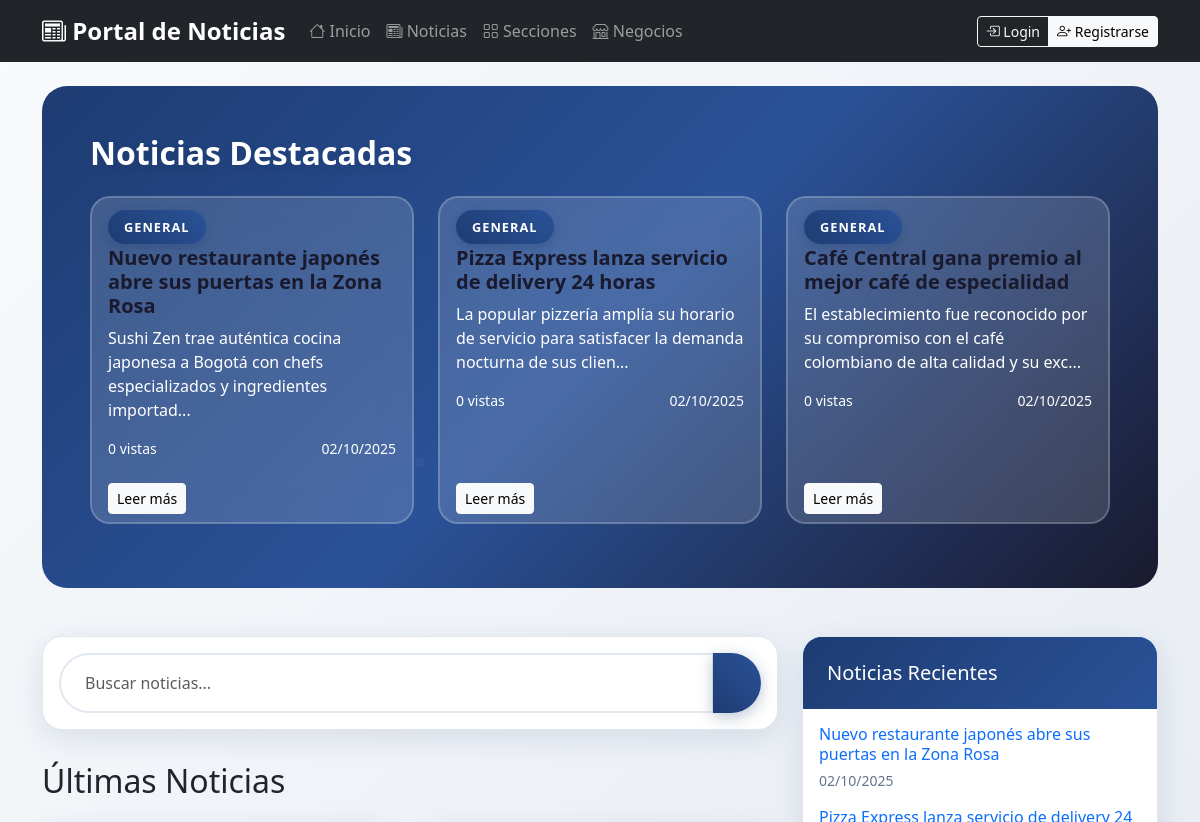
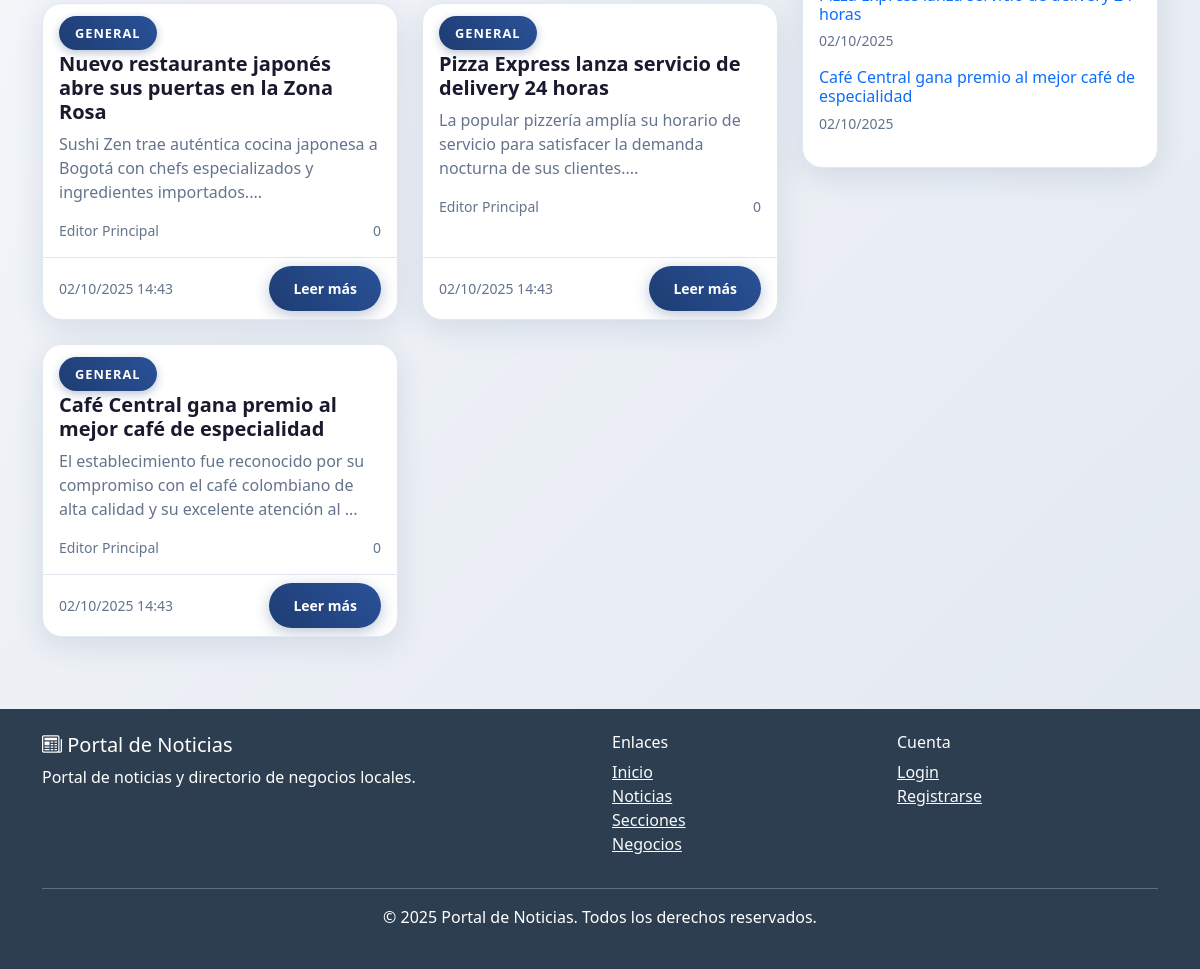
The page /clone/portal_noticias/news on the database its author committed (2 pictures, top to bottom).
### tables this page shows
CREATE TABLE `news` (
  `id` int(10) UNSIGNED NOT NULL,
  `title` varchar(255) NOT NULL,
  `slug` varchar(300) NOT NULL,
  `summary` varchar(500) DEFAULT NULL,
  `content` longtext NOT NULL,
  `published_at` datetime DEFAULT NULL,
  `is_published` tinyint(1) NOT NULL DEFAULT 0,
  `author_id` int(10) UNSIGNED DEFAULT NULL,
  `featured_image` varchar(255) DEFAULT NULL,
  `views` int(10) UNSIGNED NOT NULL DEFAULT 0,
  `created_at` timestamp NOT NULL DEFAULT current_timestamp(),
  `updated_at` timestamp NULL DEFAULT NULL ON UPDATE current_timestamp()
);

### controllers/NewsController.php (called while the page is built, shortened)
<?php
require_once 'models/News.php';
class NewsController {
    private $newsModel;
    public function __construct($database) {
        $this->newsModel = new News($database);
    }
    public function index($segments = []) {
        try {
            $page = isset($_GET['page']) ? max(1, intval($_GET['page'])) : 1;
            $limit = 12;
            $offset = ($page - 1) * $limit;
            $news = $this->newsModel->getPublished($limit, $offset) ?? [];
            $featuredNews = $this->newsModel->getFeatured(3) ?? [];
            $latestNews = $this->newsModel->getLatest(5) ?? [];
            include 'views/news/index.php';
        } catch (Exception $e) {
            echo "Error al cargar noticias: " . $e->getMessage();
        }
    }
}
?>

### models/News.php (called while the page is built, shortened)
<?php
class News {
    private $db;
    public function __construct($database) {
        $this->db = $database;
    }
    public function getAll($limit = null, $offset = 0, $publishedOnly = false) {
        $sql = "SELECT n.*, COALESCE(u.full_name, u.username, 'Admin') as author_name,
                       n.summary as excerpt,
                       CASE WHEN n.is_published = 1 THEN 'published' ELSE 'draft' END as status,
                       0 as featured, 'general' as category, 0 as views
                FROM news n
                LEFT JOIN users u ON n.author_id = u.id";
        $params = [];
        if ($publishedOnly) {
            $sql .= " WHERE n.is_published = 1";
        }
        $sql .= " ORDER BY n.created_at DESC";
        if ($limit) {
            $sql .= " LIMIT ? OFFSET ?";
            $params[] = $limit;
            $params[] = $offset;
        }
        return $this->db->fetchAll($sql, $params);
    }
    public function getPublished($limit = null, $offset = 0) {
        return $this->getAll($limit, $offset, true);
    }
    public function getLatest($limit = 5) {
        $sql = "SELECT n.*, COALESCE(u.full_name, u.username, 'Admin') as author_name,
                       n.summary as excerpt,
                       CASE WHEN n.is_published = 1 THEN 'published' ELSE 'draft' END as status,
                       0 as featured, 'general' as category, 0 as views
                FROM news n
                LEFT JOIN users u ON n.author_id = u.id
                WHERE n.is_published = 1
                ORDER BY n.created_at DESC
                LIMIT ?";
        return $this->db->fetchAll($sql, [$limit]);
    }
    public function getFeatured($limit = 3) {
        $sql = "SELECT n.*, COALESCE(u.full_name, u.username, 'Admin') as author_name,
                       n.summary as excerpt,
                       CASE WHEN n.is_published = 1 THEN 'published' ELSE 'draft' END as status,
                       1 as featured, 'general' as category, 0 as views
                FROM news n
                LEFT JOIN users u ON n.author_id = u.id
                WHERE n.is_published = 1
                ORDER BY n.created_at DESC
                LIMIT ?";
        return $this->db->fetchAll($sql, [$limit]);
    }
}
?>

### config/MeekroDB.php (called while the page is built, shortened)
<?php
class MeekroDB {
    public static $host = 'localhost';
    public static $port = 3306;
    public static $dbName = '';
    public static $user = '';
    public static $password = '';
    public static $encoding = 'utf8mb4';
    protected static $instance;
    protected static $mysqliInstance;
    public static function get() {
        if (!self::$instance) {
            self::$instance = new self();
        }
        return self::$instance;
    }
    public function __construct() {
        if (!self::$mysqliInstance) {
            self::$mysqliInstance = new mysqli(
                self::$host,
                self::$user,
                self::$password,
                self::$dbName,
                self::$port
            );
            self::$mysqliInstance->set_charset(self::$encoding);
        }
    }
    public static function query($query, ...$params) {
        $stmt = self::$mysqliInstance->prepare($query);
        if (!empty($params)) {
            $types = '';
            $values = [];
            foreach ($params as $param) {
                if (is_int($param)) {
                    $types .= 'i';
                } elseif (is_float($param)) {
                    $types .= 'd';
                } else {
                    $types .= 's';
                }
                $values[] = $param;
            }
            $stmt->bind_param($types, ...$values);
        }
        $stmt->execute();
        return $stmt;
    }
    public static function queryAllRows($query, ...$params) {
        $stmt = self::query($query, ...$params);
        $result = $stmt->get_result();
        if ($result) {
            return $result->fetch_all(MYSQLI_ASSOC);
        }
        return [];
    }
}
?>

### config/Database.php (called while the page is built, shortened)
<?php
require_once __DIR__ . '/MeekroDB.php';
class Database {
    public function fetchAll($sql, $params = []) {
        try {
            if (empty($params)) {
                return MeekroDB::queryAllRows($sql);
            } else {
                return MeekroDB::queryAllRows($sql, ...$params);
            }
        } catch (Exception $e) {
            throw new Exception('Error en consulta: ' . $e->getMessage());
        }
    }
}
?>

### views/news/index.php (the view, shortened to what this page needs)
    <div class="container mt-4">
        <?php if (!empty($featuredNews)): ?>
        <div class="featured-news">
            <h2 class="mb-4"><i class="fas fa-star"></i> Noticias Destacadas</h2>
            <div class="row">
                <?php foreach ($featuredNews as $featured): ?>
                <div class="col-md-4 mb-3">
                    <div class="card featured-card h-100">
                        <div class="card-body text-white">
                            <span class="category-badge"><?php echo htmlspecialchars($featured['category']); ?></span>
                            <h5 class="card-title mt-2"><?php echo htmlspecialchars($featured['title']); ?></h5>
                            <p class="card-text"><?php echo htmlspecialchars(substr($featured['excerpt'], 0, 100)) . '...'; ?></p>
                            <div class="d-flex justify-content-between align-items-center">
                                <small><i class="fas fa-eye"></i> <?php echo number_format($featured['views']); ?> vistas</small>
                                <small><i class="fas fa-calendar"></i> <?php echo date('d/m/Y', strtotime($featured['created_at'])); ?></small>
                            </div>
                        </div>
                        <div class="card-footer bg-transparent border-0">
                            <a href="index.php?controller=news&action=show&slug=<?php echo htmlspecialchars($featured['slug']); ?>"
                               class="btn btn-light btn-sm">
                                <i class="fas fa-arrow-right"></i> Leer más
                            </a>
                        </div>
                    </div>
                </div>
                <?php endforeach; ?>
            </div>
        </div>
        <?php endif; ?>
        <div class="row">
            <div class="col-lg-8">
                <div class="card sidebar-card">
                    <div class="card-body">
                        <form method="GET" action="index.php">
                            <div class="input-group">
                                <input type="text" name="q" class="form-control search-box"
                                       placeholder="Buscar noticias..."
                                       value="<?php echo isset($_GET['q']) ? htmlspecialchars($_GET['q']) : ''; ?>">
                                <button class="btn btn-primary" type="submit">
                                </button>
                            </div>
                        </form>
                    </div>
                </div>
                <h2 class="mb-4"><i class="fas fa-newspaper"></i> Últimas Noticias</h2>
                <?php if (!empty($news)): ?>
                <div class="row">
                    <?php foreach ($news as $noticia): ?>
                    <div class="col-md-6 mb-4">
                        <div class="card news-card">
                            <div class="card-body">
                                <span class="category-badge"><?php echo isset($noticia['category']) ? htmlspecialchars($noticia['category']) : 'General'; ?></span>
                                <h5 class="card-title mt-2"><?php echo isset($noticia['title']) ? htmlspecialchars($noticia['title']) : 'Sin título'; ?></h5>
                                <p class="card-text text-muted">
                                    <?php echo isset($noticia['excerpt']) ? htmlspecialchars(substr($noticia['excerpt'], 0, 120)) . '...' : 'Sin descripción disponible'; ?>
                                </p>
                                <div class="d-flex justify-content-between align-items-center text-muted">
                                    <small>
                                        <?php echo htmlspecialchars($noticia['author_name'] ?? 'Autor'); ?>
                                    </small>
                                    <small>
                                        <?php echo number_format($noticia['views']); ?>
                                    </small>
                                </div>
                            </div>
                            <div class="card-footer bg-transparent">
                                <div class="d-flex justify-content-between align-items-center">
                                    <small class="text-muted">
                                        <?php echo date('d/m/Y H:i', strtotime($noticia['created_at'])); ?>
                                    </small>
                                    <a href="index.php?controller=news&action=show&slug=<?php echo htmlspecialchars($noticia['slug']); ?>"
                                       class="btn btn-primary btn-sm">
                                        <i class="fas fa-arrow-right"></i> Leer más
                                    </a>
                                </div>
                            </div>
                        </div>
                    </div>
                    <?php endforeach; ?>
                </div>
                <?php endif; ?>
            </div>
            <div class="col-lg-4">
                <?php if (!empty($latestNews)): ?>
                <div class="card sidebar-card">
                    <div class="card-header bg-primary text-white">
                        <h5 class="mb-0"><i class="fas fa-clock"></i> Noticias Recientes</h5>
                    </div>
                    <div class="card-body">
                        <?php foreach ($latestNews as $recent): ?>
                        <div class="d-flex mb-3">
                            <div class="flex-grow-1">
                                <h6 class="mb-1">
                                    <a href="index.php?controller=news&action=show&slug=<?php echo htmlspecialchars($recent['slug']); ?>"
                                       class="text-decoration-none">
                                        <?php echo htmlspecialchars(substr($recent['title'], 0, 80)) . (strlen($recent['title']) > 80 ? '...' : ''); ?>
                                    </a>
                                </h6>
                                <small class="text-muted">
                                    <?php echo date('d/m/Y', strtotime($recent['created_at'])); ?>
                                </small>
                            </div>
                        </div>
                        <?php endforeach; ?>
                    </div>
                </div>
                <?php endif; ?>
            </div>
        </div>
    </div>
<?php
include dirname(__DIR__) . '/layout/main.php';
?>

### views/layout/main.php (style rules this page uses)
.news-card { transition: transform 0.3s ease; }

### views/news/index.php (style rules this page uses)
.news-card { transition: all 0.4s cubic-bezier(0.4, 0, 0.2, 1); height: 100%; border: none; border-radius: 20px; overflow: hidden; box-shadow: 0 8px 30px rgba(30, 60, 114, 0.12); background: white; border: 1px solid #e2e8f0; }
.featured-news { background: linear-gradient(135deg, #1e3c72 0%, #2a5298 50%, #1a1a2e 100%); color: white; border-radius: 25px; padding: 3rem; margin-bottom: 3rem; position: relative; overflow: hidden; }
.featured-news::before { content: ''; position: absolute; top: 0; left: 0; right: 0; bottom: 0; opacity: 0.3; }
.featured-card { background: rgba(255,255,255,0.15); backdrop-filter: blur(15px); border: 2px solid rgba(255,255,255,0.2); border-radius: 20px; transition: all 0.4s ease; overflow: hidden; }
.sidebar-card { border: none; box-shadow: 0 8px 30px rgba(30, 60, 114, 0.12); border-radius: 20px; margin-bottom: 2rem; background: white; border: 1px solid #e2e8f0; overflow: hidden; }
.sidebar-card .card-header { background: linear-gradient(135deg, #1e3c72 0%, #2a5298 100%); color: white; border: none; font-weight: 700; padding: 1.5rem; border-radius: 0; }
.search-box { border-radius: 30px; border: 2px solid #e2e8f0; padding: 1rem 1.5rem; font-size: 1rem; transition: all 0.3s ease; background: white; }
.category-badge { background: linear-gradient(45deg, #1e3c72, #2a5298); color: white; padding: 0.5rem 1rem; border-radius: 25px; font-size: 0.8rem; text-transform: uppercase; font-weight: 700; letter-spacing: 1px; box-shadow: 0 3px 10px rgba(30, 60, 114, 0.3); }
.btn-primary { background: linear-gradient(45deg, #1e3c72, #2a5298); border: none; border-radius: 30px; padding: 0.75rem 1.5rem; font-weight: 600; transition: all 0.3s ease; box-shadow: 0 4px 15px rgba(30, 60, 114, 0.3); }
body { background: linear-gradient(135deg, #f8fafc 0%, #e2e8f0 100%); min-height: 100vh; }
.card-title { color: #1a1a2e; font-weight: 700; }
.text-muted { color: #64748b !important; }
.news-card .card-footer { background: #f8fafc; border-top: 1px solid #e2e8f0; }
.featured-news h2 { font-weight: 800; text-shadow: 0 4px 8px rgba(0,0,0,0.1); }

### rows shown on the page
news: category "GENERAL", title "Nuevo restaurante japonés abre sus puertas en la Zona Rosa", summary "Sushi Zen trae auténtica cocina japonesa a Bogotá con chefs especializados y ingredientes importad", views "0", created_at "02/10/2025", summary "Sushi Zen trae auténtica cocina japonesa a Bogotá con chefs especializados y ingredientes importados.", author_name "Editor Principal", created_at "02/10/2025 14:43"
news: category "GENERAL", title "Pizza Express lanza servicio de delivery 24 horas", summary "La popular pizzería amplía su horario de servicio para satisfacer la demanda nocturna de sus clien", views "0", created_at "02/10/2025", summary "La popular pizzería amplía su horario de servicio para satisfacer la demanda nocturna de sus clientes.", author_name "Editor Principal", created_at "02/10/2025 14:43"
news: category "GENERAL", title "Café Central gana premio al mejor café de especialidad", summary "El establecimiento fue reconocido por su compromiso con el café colombiano de alta calidad y su exc", views "0", created_at "02/10/2025", summary "El establecimiento fue reconocido por su compromiso con el café colombiano de alta calidad y su excelente atención al", author_name "Editor Principal", created_at "02/10/2025 14:43"

### other values the page prints
SITE_NAME "Portal de Noticias"
